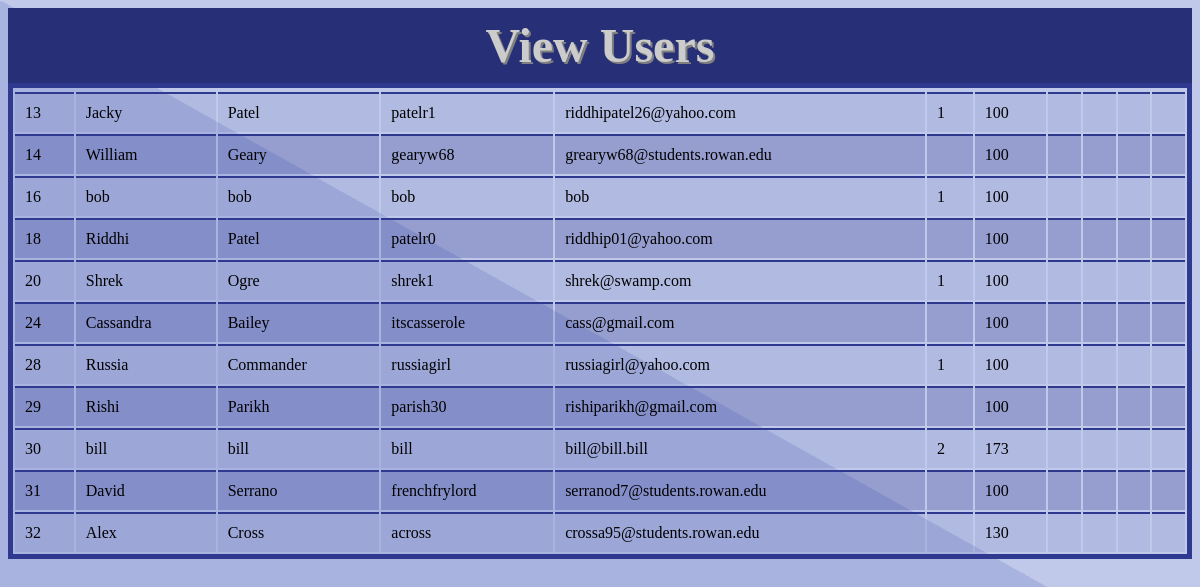
Before: /Views/viewusers.php with the older database file.
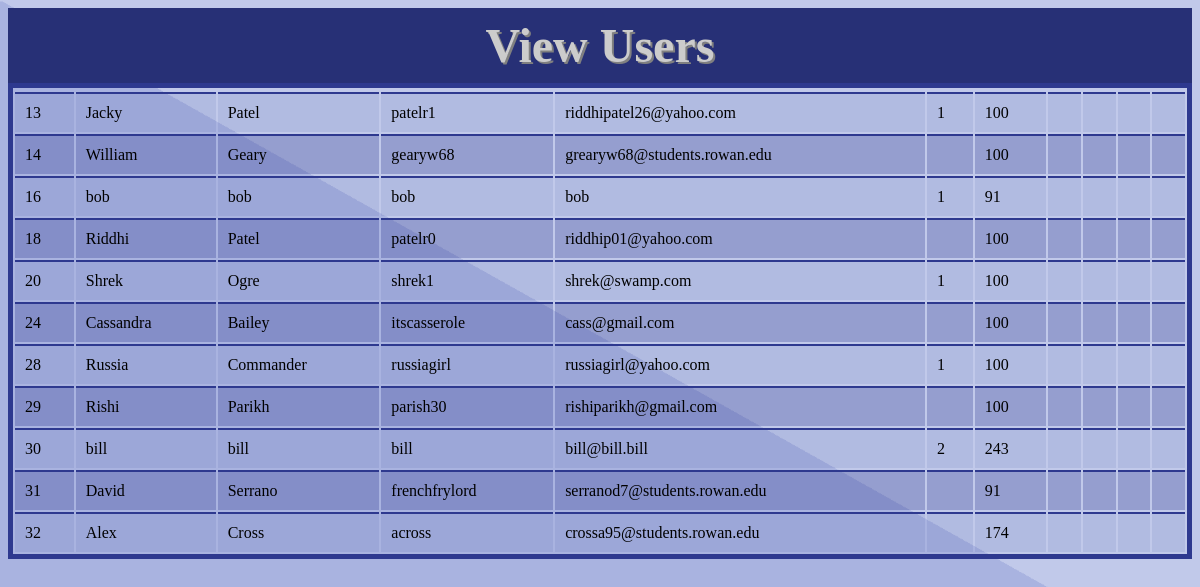
After: the same page with the newer database file.
### tables this page shows
CREATE TABLE `user` (
  `user_num` int(11) NOT NULL AUTO_INCREMENT,
  `first_name` varchar(30) NOT NULL,
  `last_name` varchar(30) NOT NULL,
  `username` varchar(20) NOT NULL,
  `email` varchar(40) NOT NULL,
  `password` varchar(256) DEFAULT NULL,
  `admin` int(1) DEFAULT NULL,
  `user_points` int(3) NOT NULL DEFAULT '100',
  `last_request` datetime DEFAULT NULL,
  `num_requests` int(2) NOT NULL DEFAULT '0',
  `department_id` int(2) DEFAULT NULL,
  `login_attempts` tinyint(3) unsigned DEFAULT '0',
  PRIMARY KEY (`user_num`),
  UNIQUE KEY `user_num_UNIQUE` (`user_num`),
  UNIQUE KEY `username_unique` (`username`),
  UNIQUE KEY `email_unique` (`email`),
  KEY `fk_department_idx` (`department_id`),
  CONSTRAINT `fk_department` FOREIGN KEY (`department_id`) REFERENCES `department` (`department_id`) ON DELETE NO ACTION ON UPDATE NO ACTION
);

### Views/viewusers.php (the view, shortened to what this page needs)
<?php
        $dbh = ConnectDB();
?>
<html>
<head>
   <link rel="stylesheet" type="text/css" href="../Styles/displayTables.css">
</head>
<body class="background" background="../Images/Background.png">
   <div class="header">View Users</div>
   <table>
      <?php
         try{
	    $sql = "SELECT user_num,first_name,last_name,username,email,admin,user_points ";
	    $sql .= "FROM user ";
	    $stmt = $dbh->prepare($sql);
	    $stmt->execute();
	    foreach($stmt->fetchAll() as $user) {
        $row =  " <tr><td>" . $user['user_num'];
        $row .= "</td><td>" . $user['first_name'];
        $row .= "</td><td>" . $user['last_name'];
        $row .= "</td><td>" . $user['username'];
        $row .= "</td><td>" . $user['email'];
        $row .= "</td><td>" . $user['admin'];
        $row .= "</td><td>" . $user['user_points'];
        $row .= "</td><td>";
        $row .= "</td><td>";
        $row .= "</td><td>";
        $row .= "</td><td>";
        $row .= "</td></tr>";
	       echo $row;
               }
            }
	 catch(Exception $e){}
      ?>
   </table>
</body>
</html>

Changed rows visible on the page:
changed user "bob": user_points "100" → "91"
changed user "bill": user_points "173" → "243"
changed user "David": user_points "100" → "91"
changed user "Alex": user_points "130" → "174"
